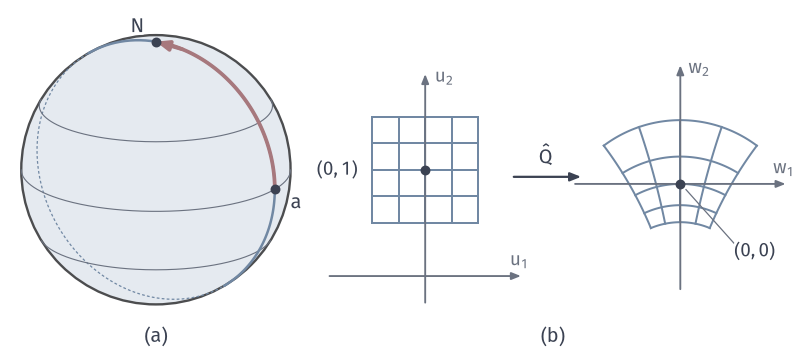

Generate this figure with Python:
"""Rotation Q(y)=(y1,-y3,y2): the point a=(0,1,0) goes to N, so the output needs the south chart."""
from pathlib import Path
import sys
ROOT = next(p for p in Path(__file__).resolve().parents if (p/"build.sh").is_file() and (p/"tex/book.tex").is_file())
sys.path.insert(0, str(ROOT/"figures/04-spaces-measures-and-geometry/04-manifolds/matplotlib/mfd-common"))
from mfd3d import *

W, H = 112, 50
fig, ax = canvas(W, H)
pl = Placed(View(28, 18), 22, 26, 19)
sphere_disc(ax, pl)
for lat in (-30, 0, 30):
    sphere_curve(ax, pl, parallel(np.radians(lat)), MUTED, lw=.45, hidden=False)
th = np.linspace(0, 2*np.pi, 721)
sphere_curve(ax, pl, np.c_[0*th, np.cos(th), np.sin(th)], BLUE, lw=1.0, hidden_lw=.5)
a, N = np.array([0, 1.0, 0]), np.array([0, 0, 1.0])
s = np.linspace(0, np.pi/2-.1, 60)
xy = pl(np.c_[0*s, np.cos(s), np.sin(s)])
ax.plot(xy[:, 0], xy[:, 1], color=RED, lw=1.5, zorder=6)
arrow(ax, xy[-6], pl(N), color=RED, lw=1.5, scale=7.5, zorder=7)
dot(ax, pl(a), INK); dot(ax, pl(N), INK)
label(ax, pl(a)+[3.0, -1.8], '$a$', halo=True); label(ax, pl(N)+[-2.6, 2.2], r'$N$', halo=True)
Qhat = lambda u: np.c_[2*u[:, 0], 1-np.sum(u**2, 1)]/(np.sum(u**2, 1)+1+2*u[:, 1])[:, None]
def planes(c, sc, xr, yr, xn, yn):
    cx, cy = c
    arrow(ax, (cx+sc*xr[0], cy), (cx+sc*xr[1], cy), color=MUTED, lw=.75, scale=5.5)
    arrow(ax, (cx, cy+sc*yr[0]), (cx, cy+sc*yr[1]), color=MUTED, lw=.75, scale=5.5)
    label(ax, (cx+sc*xr[1]-.2, cy+2.3), xn, 7.5, MUTED); label(ax, (cx+2.7, cy+sc*yr[1]-.3), yn, 7.5, MUTED)
    return lambda u: np.c_[cx+sc*u[:, 0], cy+sc*u[:, 1]]
A = planes((60, 11), 15, (-.9, .9), (-.25, 1.9), '$u_1$', '$u_2$')
B = planes((96, 24), 27, (-.55, .55), (-.55, .62), '$w_1$', '$w_2$')
d = .5; c = np.array([0, 1.0])
ss = np.linspace(-d, d, 81)
for k in np.linspace(-d, d, 5):
    for line in (np.c_[np.full_like(ss, k), ss], np.c_[ss, np.full_like(ss, k)]):
        uv = line+c
        col = BLUE
        ax.plot(*A(uv).T, color=col, lw=.8, zorder=3)
        ax.plot(*B(Qhat(uv)).T, color=col, lw=.8, zorder=3)
P, O = A(c[None])[0], B(Qhat(c[None]))[0]
dot(ax, P, INK); dot(ax, O, INK)
label(ax, P+[-12.4, 0], '$(0,1)$', 7.5, halo=True)
label(ax, O+[10.5, -9.5], '$(0,0)$', 7.5, halo=True)
ax.plot([O[0]+.8, O[0]+7.6], [O[1]-.8, O[1]-8.4], color=MUTED, lw=.5, zorder=8)
arrow(ax, (72.5, 25), (82, 25), color=INK, lw=.9, rad=.0)
label(ax, (77, 28), r'$\hat Q$')
panel_tag(ax, 22, 1.7, '(a)'); panel_tag(ax, 78, 1.7, '(b)')
save(fig, Path(__file__).resolve().parent, 'figure', {'formula': 'Q(y)=(y1,-y3,y2); hat Q(u)=(2u1,1-|u|^2)/(|u|^2+1+2u2) at u near (0,1), J=diag(1/2,-1/2)'})
